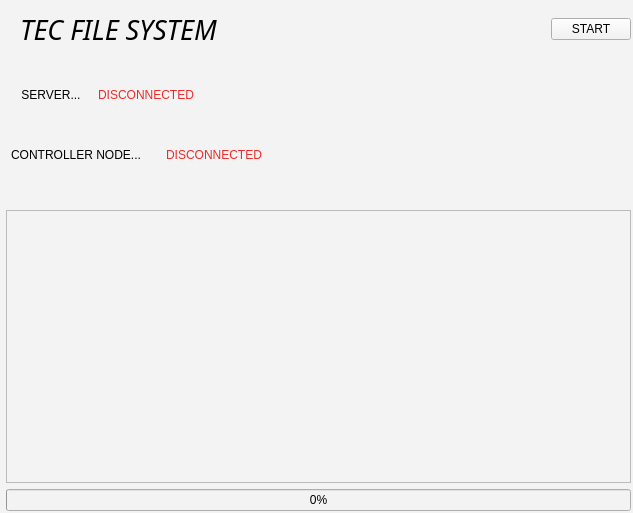
<?xml version="1.0" encoding="UTF-8"?>
<ui version="4.0">
 <class>TECFS</class>
 <widget class="QMainWindow" name="TECFS">
  <property name="geometry">
   <rect>
    <x>0</x>
    <y>0</y>
    <width>633</width>
    <height>513</height>
   </rect>
  </property>
  <property name="windowTitle">
   <string>MainWindow</string>
  </property>
  <property name="styleSheet">
   <string notr="true">background-color: rgb(243, 243, 243);
color: rgb(0, 0, 0);</string>
  </property>
  <widget class="QWidget" name="centralwidget">
   <widget class="QWidget" name="layoutWidget">
    <property name="geometry">
     <rect>
      <x>10</x>
      <y>130</y>
      <width>270</width>
      <height>50</height>
     </rect>
    </property>
    <layout class="QGridLayout" name="gridLayout_2">
     <item row="0" column="1">
      <widget class="QLabel" name="s_controller">
       <property name="text">
        <string>&lt;html&gt;&lt;head/&gt;&lt;body&gt;&lt;p align=&quot;center&quot;&gt;&lt;span style=&quot; color:#ef2929;&quot;&gt;DISCONNECTED&lt;/span&gt;&lt;/p&gt;&lt;/body&gt;&lt;/html&gt;</string>
       </property>
      </widget>
     </item>
     <item row="0" column="0">
      <widget class="QLabel" name="label_3">
       <property name="text">
        <string>&lt;html&gt;&lt;head/&gt;&lt;body&gt;&lt;p align=&quot;center&quot;&gt;CONTROLLER NODE...&lt;/p&gt;&lt;/body&gt;&lt;/html&gt;</string>
       </property>
      </widget>
     </item>
    </layout>
   </widget>
   <widget class="QWidget" name="layoutWidget">
    <property name="geometry">
     <rect>
      <x>0</x>
      <y>210</y>
      <width>631</width>
      <height>301</height>
     </rect>
    </property>
    <layout class="QFormLayout" name="formLayout">
     <item row="1" column="1">
      <widget class="QProgressBar" name="progressBar">
       <property name="value">
        <number>0</number>
       </property>
      </widget>
     </item>
     <item row="0" column="1">
      <widget class="QTextEdit" name="CMD_">
       <property name="readOnly">
        <bool>true</bool>
       </property>
      </widget>
     </item>
    </layout>
   </widget>
   <widget class="QWidget" name="layoutWidget">
    <property name="geometry">
     <rect>
      <x>20</x>
      <y>10</y>
      <width>611</width>
      <height>39</height>
     </rect>
    </property>
    <layout class="QHBoxLayout" name="horizontalLayout">
     <item>
      <widget class="QLabel" name="label">
       <property name="font">
        <font>
         <family>AnjaliOldLipi</family>
         <pointsize>20</pointsize>
         <italic>true</italic>
        </font>
       </property>
       <property name="text">
        <string>TEC FILE SYSTEM</string>
       </property>
      </widget>
     </item>
     <item>
      <spacer name="horizontalSpacer">
       <property name="orientation">
        <enum>Qt::Horizontal</enum>
       </property>
       <property name="sizeHint" stdset="0">
        <size>
         <width>40</width>
         <height>20</height>
        </size>
       </property>
      </spacer>
     </item>
     <item>
      <widget class="QPushButton" name="connect">
       <property name="styleSheet">
        <string notr="true"/>
       </property>
       <property name="text">
        <string>START</string>
       </property>
      </widget>
     </item>
    </layout>
   </widget>
   <widget class="QWidget" name="layoutWidget">
    <property name="geometry">
     <rect>
      <x>10</x>
      <y>70</y>
      <width>184</width>
      <height>50</height>
     </rect>
    </property>
    <layout class="QGridLayout" name="gridLayout">
     <item row="0" column="1">
      <widget class="QLabel" name="s_server">
       <property name="text">
        <string>&lt;html&gt;&lt;head/&gt;&lt;body&gt;&lt;p align=&quot;center&quot;&gt;&lt;span style=&quot; color:#ef2929;&quot;&gt;DISCONNECTED&lt;/span&gt;&lt;/p&gt;&lt;/body&gt;&lt;/html&gt;</string>
       </property>
      </widget>
     </item>
     <item row="0" column="0">
      <widget class="QLabel" name="label_2">
       <property name="text">
        <string>&lt;html&gt;&lt;head/&gt;&lt;body&gt;&lt;p align=&quot;center&quot;&gt;SERVER...&lt;/p&gt;&lt;/body&gt;&lt;/html&gt;</string>
       </property>
      </widget>
     </item>
    </layout>
   </widget>
  </widget>
 </widget>
 <resources/>
 <connections/>
</ui>
